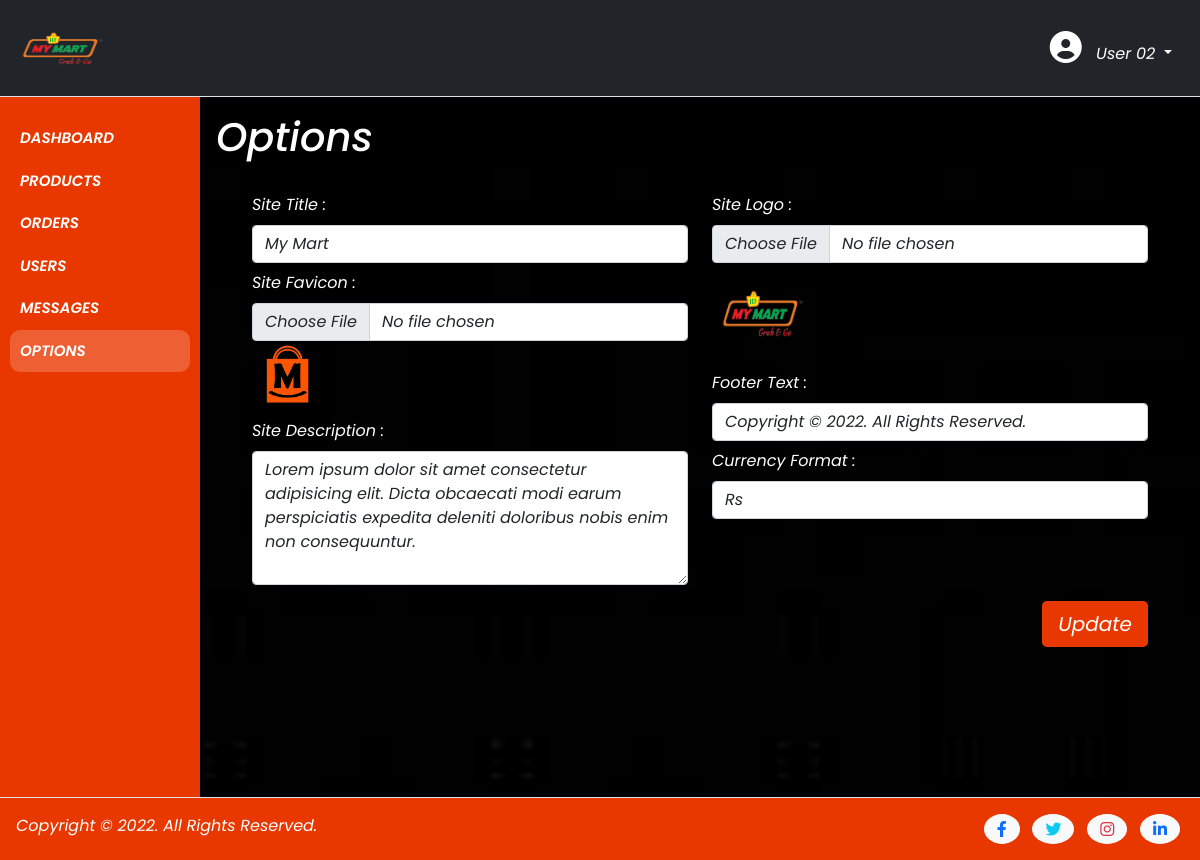
The app's page /admin/options.php (signed in) with its own data.
### tables this page shows
CREATE TABLE `options` (
  `id` int(11) NOT NULL,
  `site_title` varchar(255) NOT NULL,
  `site_favicon` varchar(255) NOT NULL,
  `site_logo` varchar(255) NOT NULL,
  `site_description` text NOT NULL,
  `footer_text` text NOT NULL,
  `currency_format` varchar(255) NOT NULL
);

### admin/options.php (the view, shortened to what this page needs)
<html lang="en">
<head>
    <?php require_once 'admin_links.php'; ?>
</head>
<body>
    <?php require_once 'header.php'; ?>
    <section class="admin_section section_content">
        <div class="container-fluid">
            <div class="admin_content text-white">
                <div class="row">
                    <div class="col-lg-2 col-md-2 col-sm-12" id="admin-menu">
                        <?php require_once 'sidebar.php'; ?>
                    </div>
                    <div class="col-lg-10 col-md-01 col-sm-12 text-white p-3">
                        <h1>Options</h1>
                        <?php
                            require_once '../config.php';
                        ?>
                        <form action="" method="post" enctype="multipart/form-data" class="row d-flex justify-content-center p-3 m-2">
                            <?php
                                $fetch_options = "SELECT * FROM `options`";
                                $fetch_options_query = mysqli_query($conn, $fetch_options) or die('Query Failed');
                                if(mysqli_num_rows($fetch_options_query) > 0) {
                                    while($row = mysqli_fetch_assoc($fetch_options_query)) {
                            ?>
                            <div class="col-md-6">
                                <div class="form-group">
                                    <label for="site_title" class="form-label my-2">Site Title :</label>
                                    <input type="text" name="site_title" class="form-control" placeholder="enter site name" value="<?php echo $row['site_title']; ?>" required>
                                </div>
                                <div class="form-group">
                                    <label for="site_favicon" class="form-label my-2">Site Favicon :</label>
                                    <input type="file" name="site_favicon" class="form-control">
                                    <img src="../upload-images/<?php echo $row['site_favicon']; ?>" width="70">
                                </div>
                                <div class="form-group">
                                    <label for="site_description" class="form-label my-2">Site Description :</label>
                                    <textarea name="site_description" class="form-control" id="editor" cols="30" rows="5"><?php echo $row['site_description']; ?></textarea>
                                </div>
                            </div>
                            <div class="col-md-6">
                                <div class="form-group">
                                    <label for="site_logo" class="form-label my-2">Site Logo :</label>
                                    <input type="file" name="site_logo" class="form-control">
                                    <img src="../upload-images/<?php echo $row['site_logo']; ?>" width="100">
                                </div>
                                <div class="form-group">
                                    <label for="footer_text" class="form-label my-2">Footer Text :</label>
                                    <input type="text" name="footer_text" class="form-control" placeholder="enter footer text" value="<?php echo $row['footer_text']; ?>" required>
                                </div>
                                <div class="form-group">
                                    <label for="currency_format" class="form-label my-2">Currency Format :</label>
                                    <select name="currency_format" class="form-control">
                                        <option <?php if($row['currency_format']=='Rs') {echo "selected";} ?> value="Rs">Rs</option>
                                    </select>
                                </div>
                            </div>
                            <?php
                                    }
                                }
                            ?>
                            <div class="text-end">
                                <input type="submit" name="update" class="btn btn-primary mt-3 btn-lg" value="Update">
                            </div>
                        </form>
                    </div>
                </div>
            </div>
        </div>
    </section>
    <?php require_once 'footer.php'; ?>
</body>
</html>

### admin/header.php (shortened to what this page needs)
<nav class="navbar navbar-expand-lg navbar-light bg-dark border-bottom">
    <div class="container-fluid">
        <a class="navbar-brand" href="dashboard.php">
            <?php
                require_once '../config.php';
                $fetch_options = "SELECT * FROM `options`";
                $fetch_options_query = mysqli_query($conn, $fetch_options) or die('Query Failed');
                if(mysqli_num_rows($fetch_options_query) > 0) {
                    while($row = mysqli_fetch_assoc($fetch_options_query)) {
            ?>
            <img src="../upload-images/<?php echo $row['site_logo']; ?>">
            <?php
                    }
                }
            ?>
        </a>
        <div class="profile dropdown">
            <span class="nav-link dropdown-toggle text-white" id="navbarDropdown" role="button" data-bs-toggle="dropdown" aria-expanded="false">
                <i class="fa-solid fa-2x fa-circle-user"></i>&nbsp;&nbsp; <?php echo $_SESSION['fname'] . ' ' . $_SESSION['lname']; ?>
            </span>
        </div>
    </div>
</nav>

### admin/footer.php
<footer class="border-top">
    <div class="container-fluid d-flex justify-content-between p-3">
        <div class="copyright">
            <?php
                require_once '../config.php';
                $fetch_options = "SELECT * FROM `options`";
                $fetch_options_query = mysqli_query($conn, $fetch_options) or die('Query Failed');
                if(mysqli_num_rows($fetch_options_query) > 0) {
                    while($row = mysqli_fetch_assoc($fetch_options_query)) {
            ?>
            <p class="text-white mb-0"><?php echo $row['footer_text']; ?></p>
            <?php
                    }
                }
            ?>
        </div>
        <div class="date_time">
            <a href="#" class="mx-1"><i class="fa-brands fa-facebook-f btn btn-light text-primary rounded-circle"></i></a>
            <a href="#" class="mx-1"><i class="fa-brands fa-twitter btn btn-light text-info rounded-circle"></i></a>
            <a href="#" class="mx-1"><i class="fa-brands fa-instagram btn btn-light text-danger rounded-circle"></i></a>
            <a href="#" class="mx-1"><i class="fa-brands fa-linkedin-in btn btn-light text-primary rounded-circle"></i></a>
        </div>
    </div>
</footer>

### css/style.css (style rules this page uses)
:root { --white: #fff; --black: #000; --blue: #0dcaf0; --gray: #ccc; --red: #dc3545; --orange: #e93700; }
* { font-family: 'Poppins', sans-serif; font-style: italic; margin: 0; padding: 0; box-sizing: border-box; }
body { background-image: url(../images/bg.jpg); background-size: cover; overflow-x: hidden; }
a { text-decoration: none; }
.btn-primary { background-color: var(--orange) !important; border: none !important; }
.navbar-brand img { width: 100px; height: 70px; }
.nav-link { color: var(--white) !important; }
footer { background-color: var(--orange); }
#admin-menu { background-color: var(--orange); padding: 20px 10px; min-height: 700px; }
a, a:hover, a:focus { text-decoration: none; outline: none; }

### records on screen
options: site_logo (picture), site_title "My Mart", site_favicon (picture), site_description "Lorem ipsum dolor sit amet consectetur adipisicing elit. Dicta obcaecati modi earum perspiciatis expedita deleniti doloribus nobis enim non consequuntur.", footer_text "Copyright © 2022. All Rights Reserved.", currency_format "Rs"

### other values on screen
$_SESSION['fname'] "User"
$_SESSION['lname'] "02"
